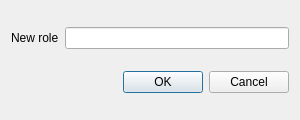
<?xml version="1.0" encoding="UTF-8"?>
<ui version="4.0">
 <class>CreateRoleDialog</class>
 <widget class="QDialog" name="CreateRoleDialog">
  <property name="windowModality">
   <enum>Qt::WindowModality::WindowModal</enum>
  </property>
  <property name="geometry">
   <rect>
    <x>0</x>
    <y>0</y>
    <width>300</width>
    <height>120</height>
   </rect>
  </property>
  <property name="sizePolicy">
   <sizepolicy hsizetype="Fixed" vsizetype="Fixed">
    <horstretch>0</horstretch>
    <verstretch>0</verstretch>
   </sizepolicy>
  </property>
  <property name="windowTitle">
   <string>Dialog</string>
  </property>
  <layout class="QVBoxLayout" name="verticalLayout">
   <item>
    <layout class="QHBoxLayout" name="horizontalLayout">
     <item>
      <widget class="QLabel" name="label">
       <property name="text">
        <string>New role</string>
       </property>
      </widget>
     </item>
     <item>
      <widget class="QLineEdit" name="lineEdit"/>
     </item>
    </layout>
   </item>
   <item>
    <widget class="QDialogButtonBox" name="buttonBox">
     <property name="orientation">
      <enum>Qt::Orientation::Horizontal</enum>
     </property>
     <property name="standardButtons">
      <set>QDialogButtonBox::StandardButton::Cancel|QDialogButtonBox::StandardButton::Ok</set>
     </property>
    </widget>
   </item>
  </layout>
 </widget>
 <resources/>
 <connections>
  <connection>
   <sender>buttonBox</sender>
   <signal>accepted()</signal>
   <receiver>CreateRoleDialog</receiver>
   <slot>accept()</slot>
   <hints>
    <hint type="sourcelabel">
     <x>248</x>
     <y>254</y>
    </hint>
    <hint type="destinationlabel">
     <x>157</x>
     <y>274</y>
    </hint>
   </hints>
  </connection>
  <connection>
   <sender>buttonBox</sender>
   <signal>rejected()</signal>
   <receiver>CreateRoleDialog</receiver>
   <slot>reject()</slot>
   <hints>
    <hint type="sourcelabel">
     <x>316</x>
     <y>260</y>
    </hint>
    <hint type="destinationlabel">
     <x>286</x>
     <y>274</y>
    </hint>
   </hints>
  </connection>
 </connections>
</ui>
